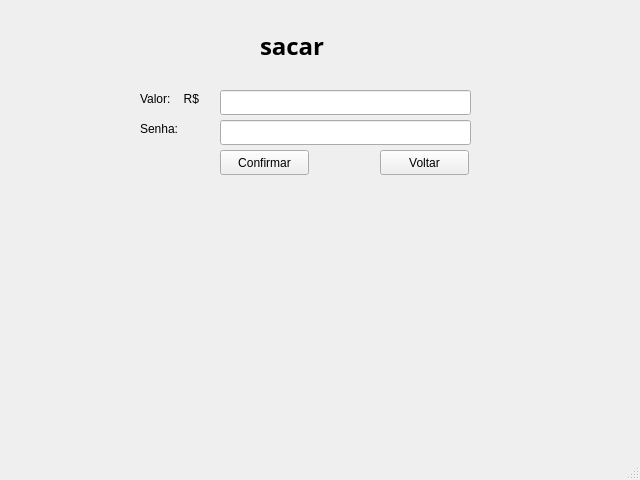
<?xml version="1.0" encoding="UTF-8"?>
<ui version="4.0">
 <class>TelaSacar</class>
 <widget class="QMainWindow" name="TelaSacar">
  <property name="geometry">
   <rect>
    <x>0</x>
    <y>0</y>
    <width>640</width>
    <height>480</height>
   </rect>
  </property>
  <property name="windowTitle">
   <string>MainWindow</string>
  </property>
  <widget class="QWidget" name="centralwidget">
   <widget class="QLabel" name="label">
    <property name="geometry">
     <rect>
      <x>260</x>
      <y>30</y>
      <width>121</width>
      <height>31</height>
     </rect>
    </property>
    <property name="font">
     <font>
      <family>Ubuntu Condensed</family>
      <pointsize>18</pointsize>
      <weight>75</weight>
      <bold>true</bold>
     </font>
    </property>
    <property name="text">
     <string>sacar</string>
    </property>
   </widget>
   <widget class="QLineEdit" name="lineEdit_2">
    <property name="geometry">
     <rect>
      <x>220</x>
      <y>90</y>
      <width>251</width>
      <height>25</height>
     </rect>
    </property>
   </widget>
   <widget class="QLabel" name="label_3">
    <property name="geometry">
     <rect>
      <x>140</x>
      <y>90</y>
      <width>81</width>
      <height>17</height>
     </rect>
    </property>
    <property name="text">
     <string>Valor:    R$</string>
    </property>
   </widget>
   <widget class="QPushButton" name="pushButton">
    <property name="geometry">
     <rect>
      <x>220</x>
      <y>150</y>
      <width>89</width>
      <height>25</height>
     </rect>
    </property>
    <property name="text">
     <string>Confirmar</string>
    </property>
   </widget>
   <widget class="QPushButton" name="pushButton_2">
    <property name="geometry">
     <rect>
      <x>380</x>
      <y>150</y>
      <width>89</width>
      <height>25</height>
     </rect>
    </property>
    <property name="text">
     <string>Voltar</string>
    </property>
   </widget>
   <widget class="QLineEdit" name="lineEdit_3">
    <property name="geometry">
     <rect>
      <x>220</x>
      <y>120</y>
      <width>251</width>
      <height>25</height>
     </rect>
    </property>
   </widget>
   <widget class="QLabel" name="label_4">
    <property name="geometry">
     <rect>
      <x>140</x>
      <y>120</y>
      <width>67</width>
      <height>17</height>
     </rect>
    </property>
    <property name="text">
     <string>Senha:</string>
    </property>
   </widget>
  </widget>
  <widget class="QMenuBar" name="menubar">
   <property name="geometry">
    <rect>
     <x>0</x>
     <y>0</y>
     <width>640</width>
     <height>22</height>
    </rect>
   </property>
  </widget>
  <widget class="QStatusBar" name="statusbar"/>
 </widget>
 <resources/>
 <connections/>
</ui>
